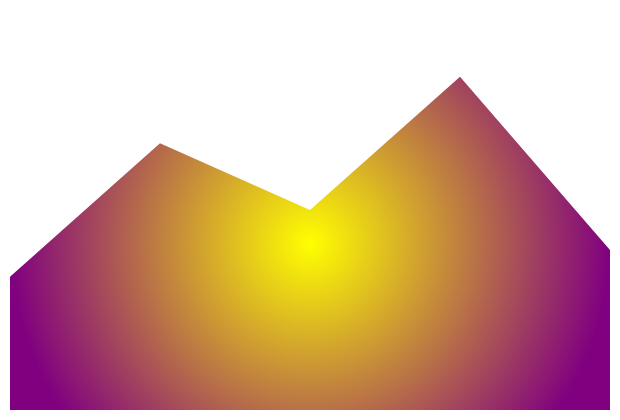

This figure's Vega-Lite source:
### Vega specification from a JSON file in a GitHub repository (floating-point values rounded to 4 significant figures)
{"$schema": "https://vega.github.io/schema/vega/v6.json", "width": 300, "height": 200, "padding": 5, "autosize": "none", "background": "white", "data": [{"name": "table", "values": [{"x": 0, "y": 10}, {"x": 1, "y": 20}, {"x": 2, "y": 15}, {"x": 3, "y": 25}, {"x": 4, "y": 12}]}], "scales": [{"name": "x", "type": "linear", "domain": [0, 4], "range": "width"}, {"name": "y", "type": "linear", "domain": [0, 30], "range": [{"signal": "height"}, 0]}], "marks": [{"type": "area", "from": {"data": "table"}, "encode": {"update": {"x": {"scale": "x", "field": "x"}, "y": {"scale": "y", "field": "y"}, "y2": {"scale": "y", "value": 0}, "fill": {"value": {"gradient": "radial", "stops": [{"offset": 0, "color": "yellow"}, {"offset": 1, "color": "purple"}], "x1": 0.5, "y1": 0.5, "r1": 0, "x2": 0.5, "y2": 0.5, "r2": 0.5}}}}}]}
